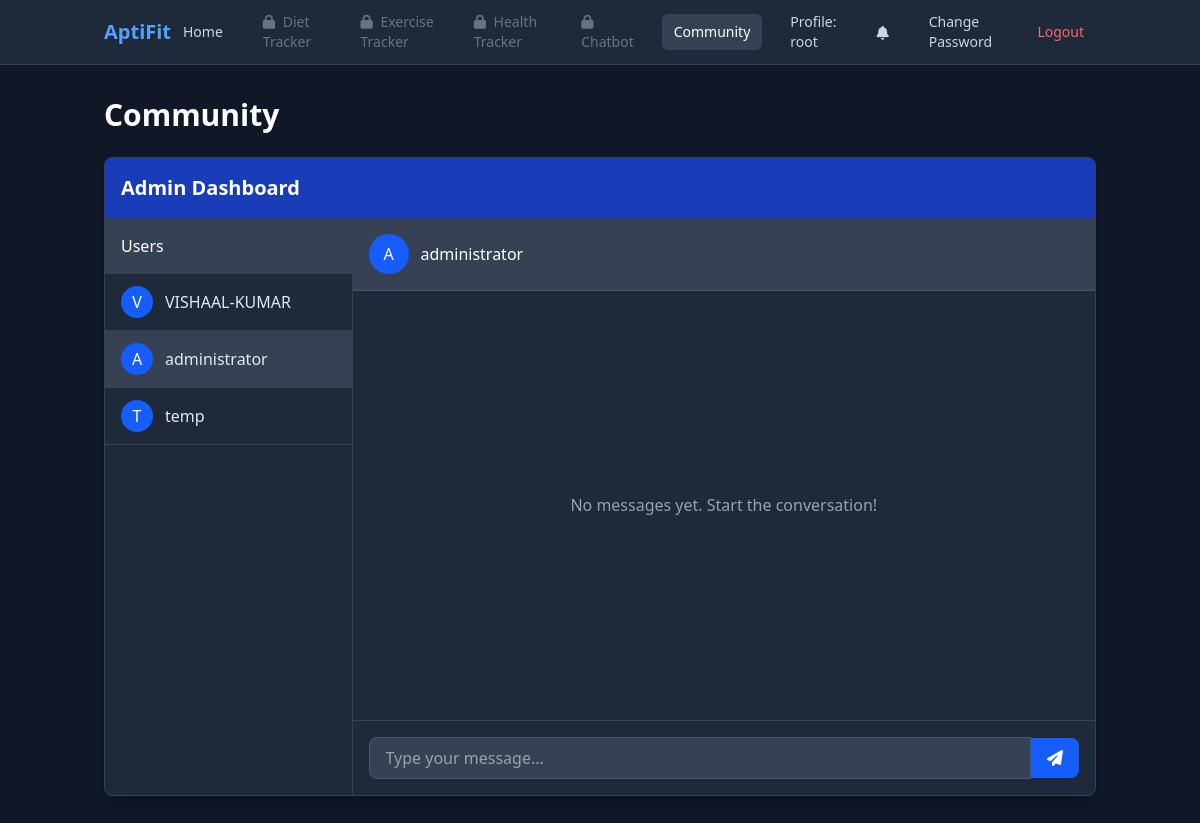
The page /community/?user_id=2 (signed in) on the database as committed earlier.
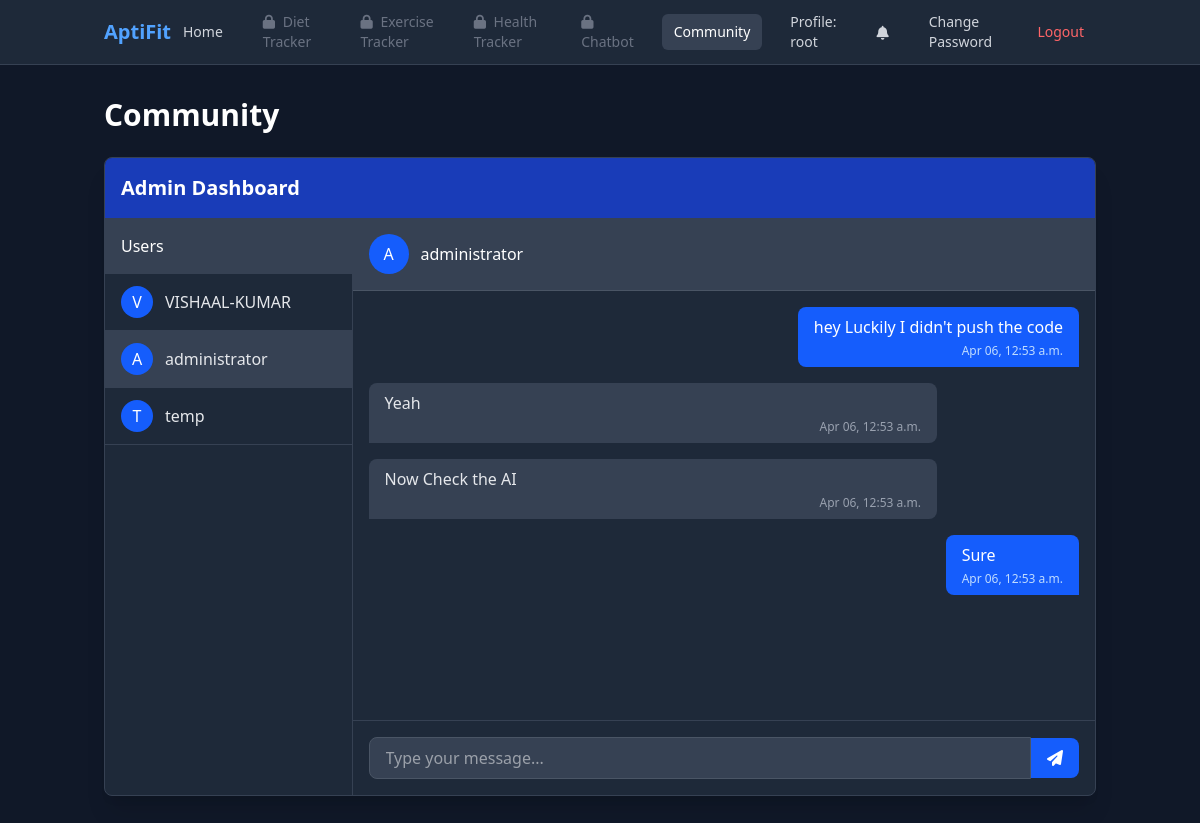
The same page on the database as committed later.
### fitness/models.py (models this page shows, shortened)
class CommunityMessage(models.Model):
    sender = models.ForeignKey(
        User, on_delete=models.CASCADE, related_name='sent_messages')
    receiver = models.ForeignKey(
        User, on_delete=models.CASCADE, related_name='received_messages', null=True, blank=True)
    message = models.TextField()
    timestamp = models.DateTimeField(auto_now_add=True)
    is_read = models.BooleanField(default=False)
    class Meta:
        ordering = ['-timestamp']

### fitness/views.py (the view, shortened to what this page needs)
# urls.py: path('community/', views.community, name='community'),
@login_required
def community(request):
    user = request.user
    context = {}
    if user.is_superuser:
        all_users = User.objects.exclude(id=user.id).order_by('username')
        context['all_users'] = all_users
        selected_user_id = request.GET.get('user_id')
        if selected_user_id:
            try:
                selected_user = User.objects.get(id=selected_user_id)
                context['selected_user'] = selected_user
                chat_messages = CommunityMessage.objects.filter(
                    (Q(sender=user) & Q(receiver=selected_user)) |
                    (Q(sender=selected_user) & Q(receiver=user))
                ).order_by('timestamp')
                unread_messages = chat_messages.filter(
                    receiver=user, is_read=False)
                unread_messages.update(is_read=True)
                context['chat_messages'] = chat_messages
                if request.headers.get('X-Requested-With') == 'XMLHttpRequest':
                    return render(request, 'fitness/partials/chat_messages.html', context)
            except User.DoesNotExist:
                pass
    return render(request, 'fitness/community.html', context)

### fitness/templates/fitness/community.html (shortened to what this page needs)
{% extends 'fitness/base.html' %}
{% block content %}
<div class="container mx-auto px-4 py-8">
  <h1 class="text-3xl font-bold text-white mb-6">Community</h1>
  <div class="bg-gray-800 rounded-lg shadow-xl border border-gray-700 overflow-hidden">
    <div class="bg-blue-800 text-white p-4">
      <h2 class="text-xl font-bold">{% if user.is_superuser %}Admin Dashboard{% else %}Chat with Admin{% endif %}</h2>
    </div>
    <div class="grid grid-cols-1 {% if user.is_superuser %}md:grid-cols-4{% endif %}">
      {% if user.is_superuser %}
      <div class="md:col-span-1 border-r border-gray-700">
        <div class="p-4 bg-gray-700">
          <h3 class="font-medium text-white">Users</h3>
        </div>
        <div class="overflow-y-auto max-h-[70vh]">
          <ul>
            {% for other_user in all_users %}
            <li>
              <a href="{% url 'community' %}?user_id={{ other_user.id }}"
                 class="block px-4 py-3 hover:bg-gray-700 {% if selected_user.id == other_user.id %}bg-gray-700{% endif %} border-b border-gray-700 transition duration-300">
                <div class="flex items-center">
                  <div class="bg-blue-600 rounded-full w-8 h-8 flex items-center justify-center text-white font-medium mr-3">
                    {{ other_user.username|first|upper }}
                  </div>
                  <div class="text-gray-200">{{ other_user.username }}</div>
                </div>
              </a>
            </li>
            {% empty %}
            <li class="px-4 py-3 text-gray-400">No users found</li>
            {% endfor %}
          </ul>
        </div>
      </div>
      {% endif %}
      <div class="{% if user.is_superuser %}md:col-span-3{% endif %} flex flex-col h-[70vh]">
        <div class="p-4 bg-gray-700 border-b border-gray-600 flex items-center">
          {% if user.is_superuser %}
            {% if selected_user %}
              <div class="bg-blue-600 rounded-full w-10 h-10 flex items-center justify-center text-white font-medium mr-3">
                {{ selected_user.username|first|upper }}
              </div>
              <h3 class="font-medium text-white">{{ selected_user.username }}</h3>
            {% else %}
              <h3 class="font-medium text-gray-400">Select a user to start chatting</h3>
            {% endif %}
          {% endif %}
        </div>
        <div class="flex-1 p-4 overflow-y-auto bg-gray-800" id="chat-messages">
          {% if chat_messages %}
            {% for message in chat_messages %}
              <div class="mb-4 {% if message.sender == user %}flex justify-end{% endif %}">
                <div class="{% if message.sender == user %}bg-blue-600 text-white rounded-tl-lg rounded-tr-lg rounded-bl-lg{% else %}bg-gray-700 text-gray-200 rounded-tr-lg rounded-tl-lg rounded-br-lg{% endif %} py-2 px-4 max-w-[80%]">
                  <p>{{ message.message }}</p>
                  <p class="text-xs {% if message.sender == user %}text-blue-200{% else %}text-gray-400{% endif %} mt-1 text-right">
                    {{ message.timestamp|date:"M d, g:i a" }}
                  </p>
                </div>
              </div>
            {% endfor %}
          {% else %}
            {% if user.is_superuser and not selected_user %}
              <div class="flex items-center justify-center h-full">
                <p class="text-gray-400">Select a user to start chatting</p>
              </div>
            {% else %}
              <div class="flex items-center justify-center h-full">
                <p class="text-gray-400">No messages yet. Start the conversation!</p>
              </div>
            {% endif %}
          {% endif %}
        </div>
        <div class="p-4 border-t border-gray-700">
          {% if user.is_superuser and selected_user or not user.is_superuser and admin_user %}
            <form method="post" action="{% url 'send_message' %}" class="flex items-center">
              <input type="text" name="message" placeholder="Type your message..." class="flex-1 bg-gray-700 border border-gray-600 rounded-l-lg px-4 py-2 text-white focus:outline-none focus:ring-2 focus:ring-blue-500">
              <button type="submit" class="bg-blue-600 hover:bg-blue-700 text-white px-4 py-2 rounded-r-lg transition duration-300">
                <i class="fas fa-paper-plane"></i>
              </button>
            </form>
          {% endif %}
        </div>
      </div>
    </div>
  </div>
</div>
{% endblock %}

### fitness/templates/fitness/base.html (shortened to what this page needs)
<!DOCTYPE html>
<html lang="en">
  <head>
    <script src="https://cdn.jsdelivr.net/npm/@tailwindcss/browser@4"></script>
    <link rel="stylesheet" href="https://cdnjs.cloudflare.com/ajax/libs/font-awesome/6.4.0/css/all.min.css">
  </head>
  <body class="bg-gray-900 min-h-screen text-gray-200">
    <nav class="bg-gray-800 border-b border-gray-700">
      <div class="container mx-auto px-4">
        <div class="flex justify-between items-center h-16">
          <div class="flex-shrink-0 font-bold text-xl text-blue-400">
            AptiFit
          </div>
          <div class="flex space-x-2 md:space-x-4 items-center">
            <a href="{% url 'index' %}" class="px-3 py-2 rounded-md text-sm font-medium {% if request.path == '/' %}bg-gray-700 text-white{% else %}text-gray-300 hover:bg-gray-700 hover:text-white{% endif %} transition duration-300">
              Home
            </a>
            {% if user.userprofile.height and user.userprofile.weight and user.userprofile.sex and user.userprofile.age %}
            <a href="{% url 'diet_tracker' %}" class="px-3 py-2 rounded-md text-sm font-medium {% if '/diet_tracker/' in request.path %}bg-gray-700 text-white{% else %}text-gray-300 hover:bg-gray-700 hover:text-white{% endif %} transition duration-300">
              Diet Tracker
            </a>
            <a href="{% url 'exercise_tracker' %}" class="px-3 py-2 rounded-md text-sm font-medium {% if '/exercise_tracker/' in request.path %}bg-gray-700 text-white{% else %}text-gray-300 hover:bg-gray-700 hover:text-white{% endif %} transition duration-300">
              Exercise Tracker
            </a>
            <a href="{% url 'health_tracker' %}" class="px-3 py-2 rounded-md text-sm font-medium {% if '/health_tracker/' in request.path %}bg-gray-700 text-white{% else %}text-gray-300 hover:bg-gray-700 hover:text-white{% endif %} transition duration-300">
              Health Tracker
            </a>
            <a href="{% url 'chatbot' %}" class="px-3 py-2 rounded-md text-sm font-medium {% if '/chatbot/' in request.path %}bg-gray-700 text-white{% else %}text-gray-300 hover:bg-gray-700 hover:text-white{% endif %} transition duration-300">
              Chatbot
            </a>
            {% else %}
            <span class="px-3 py-2 rounded-md text-sm font-medium text-gray-500 cursor-not-allowed" title="Complete your profile to unlock this feature">
              <i class="fas fa-lock mr-1"></i> Diet Tracker
            </span>
            <span class="px-3 py-2 rounded-md text-sm font-medium text-gray-500 cursor-not-allowed" title="Complete your profile to unlock this feature">
              <i class="fas fa-lock mr-1"></i> Exercise Tracker
            </span>
            <span class="px-3 py-2 rounded-md text-sm font-medium text-gray-500 cursor-not-allowed" title="Complete your profile to unlock this feature">
              <i class="fas fa-lock mr-1"></i> Health Tracker
            </span>
            <span class="px-3 py-2 rounded-md text-sm font-medium text-gray-500 cursor-not-allowed" title="Complete your profile to unlock this feature">
              <i class="fas fa-lock mr-1"></i> Chatbot
            </span>
            {% endif %}
            <a href="{% url 'community' %}" class="px-3 py-2 rounded-md text-sm font-medium {% if '/community/' in request.path %}bg-gray-700 text-white{% else %}text-gray-300 hover:bg-gray-700 hover:text-white{% endif %} transition duration-300">
              Community
            </a>
            <a href="{% url 'profile' %}" class="px-3 py-2 rounded-md text-sm font-medium {% if '/profile/' in request.path %}bg-gray-700 text-white{% else %}text-gray-300 hover:bg-gray-700 hover:text-white{% endif %} transition duration-300">
              Profile: {{ user.username }}
            </a>
            <div class="relative">
              <a href="#" id="notification-btn" class="px-3 py-2 rounded-md text-sm font-medium text-gray-300 hover:bg-gray-700 hover:text-white transition duration-300">
                <i class="fas fa-bell"></i>
              </a>
            </div>
            <a href="{% url 'change_password' %}" class="px-3 py-2 rounded-md text-sm font-medium text-gray-300 hover:bg-gray-700 hover:text-white transition duration-300">
              Change Password
            </a>
            <a href="{% url 'logout' %}" class="px-3 py-2 rounded-md text-sm font-medium text-red-400 hover:bg-red-900 hover:text-red-200 transition duration-300">
              Logout
            </a>
          </div>
        </div>
      </div>
    </nav>
    {% block content %}{% endblock %}
  </body>
</html>

Rows that differ between the two databases and show on the page:
added CommunityMessage: message "hey Luckily I didn't push the code", timestamp "Apr 06, 12:53 a.m."
added CommunityMessage: message "Yeah", timestamp "Apr 06, 12:53 a.m."
added CommunityMessage: message "Now Check the AI", timestamp "Apr 06, 12:53 a.m."
added CommunityMessage: message "Sure", timestamp "Apr 06, 12:53 a.m."
Other text that changed with them:
text no longer shown: "No messages yet. Start the conversation!"
